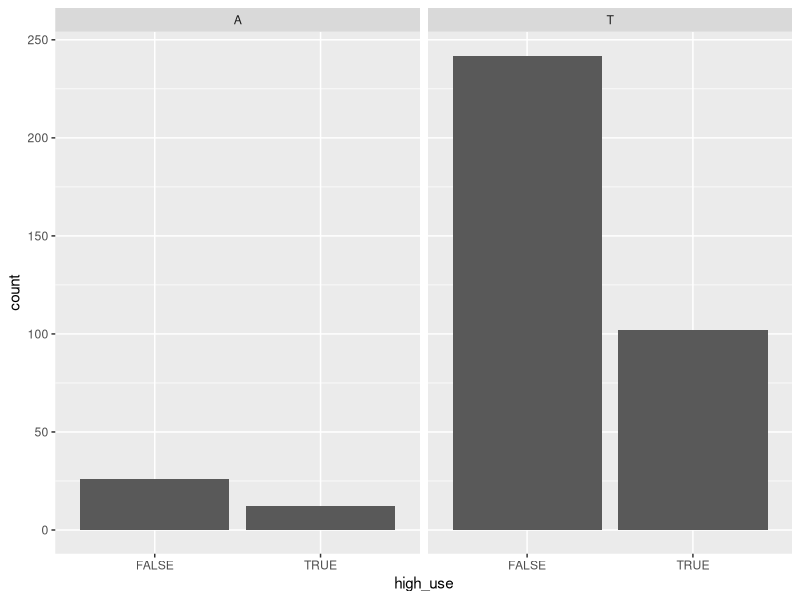
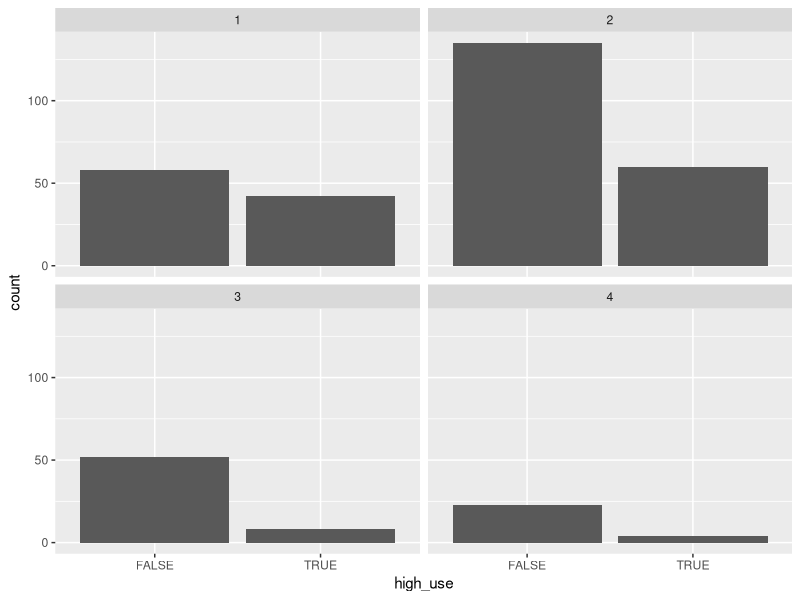
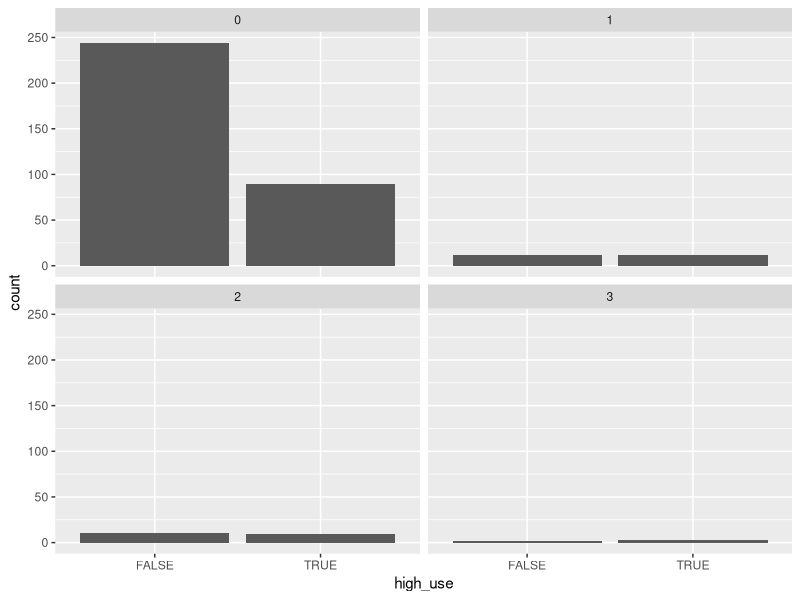
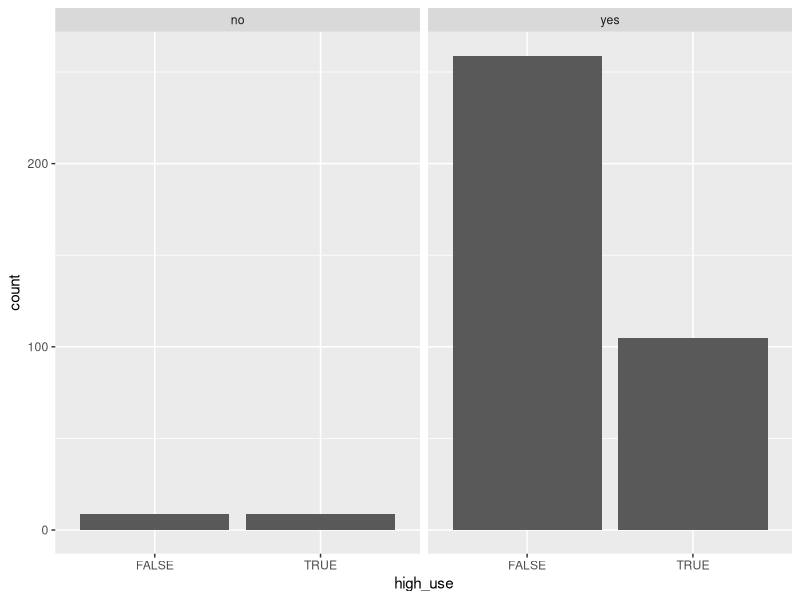
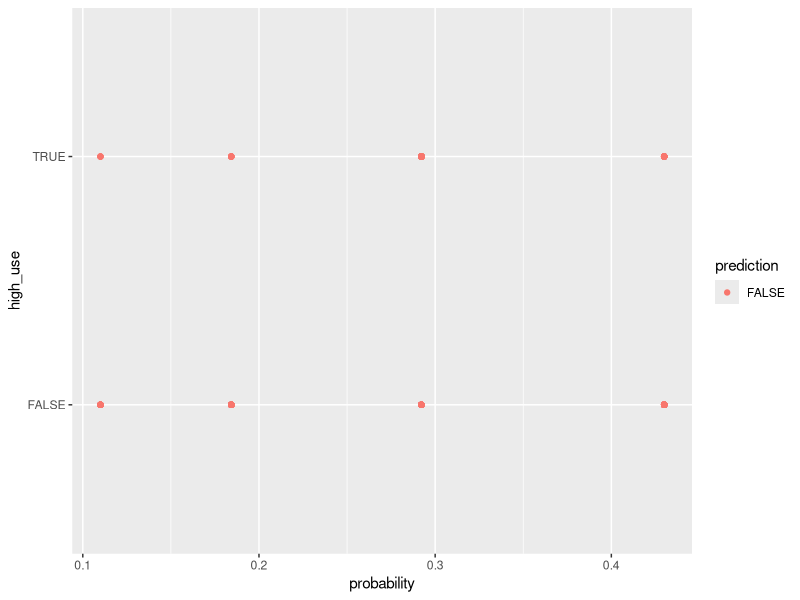

Write the R code that produced these figures, in order.
## ---- chunk 1
alc <- read.csv("alc.csv",row.names=1)
## ---- chunk 2
colnames(alc)
dim(alc)
## ---- chunk 3
library(ggplot2)
library(GGally)
## ---- chunk 4
bar<-ggplot(data=alc, aes(x=high_use))
bar+facet_wrap("Pstatus")+geom_bar()
bar+facet_wrap("studytime")+geom_bar()
bar+facet_wrap("failures")+geom_bar()
bar+facet_wrap("higher")+geom_bar()
## ---- chunk 5
table(high_use=alc$high_use, Pstatus=alc$Pstatus)
table(high_use=alc$high_use, studytime=alc$studytime)
table(high_use=alc$high_use, failures=alc$failures)
table(high_use=alc$high_use, higher=alc$higher)
## ---- chunk 6
model<-glm(high_use~Pstatus+studytime+failures+higher, data=alc, family="binomial")
summary(model)
coef(model)
## ---- chunk 7
library(tidyr)
OR<-coef(model)%>%exp
CI<-exp(confint(model))
cbind(OR,CI)
## ---- chunk 8
model2<-glm(high_use~studytime, data=alc, family="binomial")
summary(model2)
## ---- chunk 9
library(dplyr)
probabilities<-predict(model2, type="response")
alc<-mutate(alc, probability=probabilities)
alc<-mutate(alc, prediction=probability>0.5)
table(high_use=alc$high_use, prediction=alc$prediction)
select(alc, studytime, high_use, probability, prediction) %>% head(20)
## ---- chunk 10
library(ggplot2)
g<-ggplot(alc, aes(x=probability, y=high_use, col=prediction))
g+geom_point()
## ---- chunk 11
loss_func<-function(class,prob){
  n_wrong<-abs(class-prob)>0.5
  mean(n_wrong)
}

loss_func(class=alc$high_use, prob=alc$probability)
## ---- chunk 12
library(boot)
cv<-cv.glm(data=alc, cost=loss_func, glmfit=model, K=10)
cv$delta[1]
cv<-cv.glm(data=alc, cost=loss_func, glmfit=model2, K=10)
cv$delta[1]
